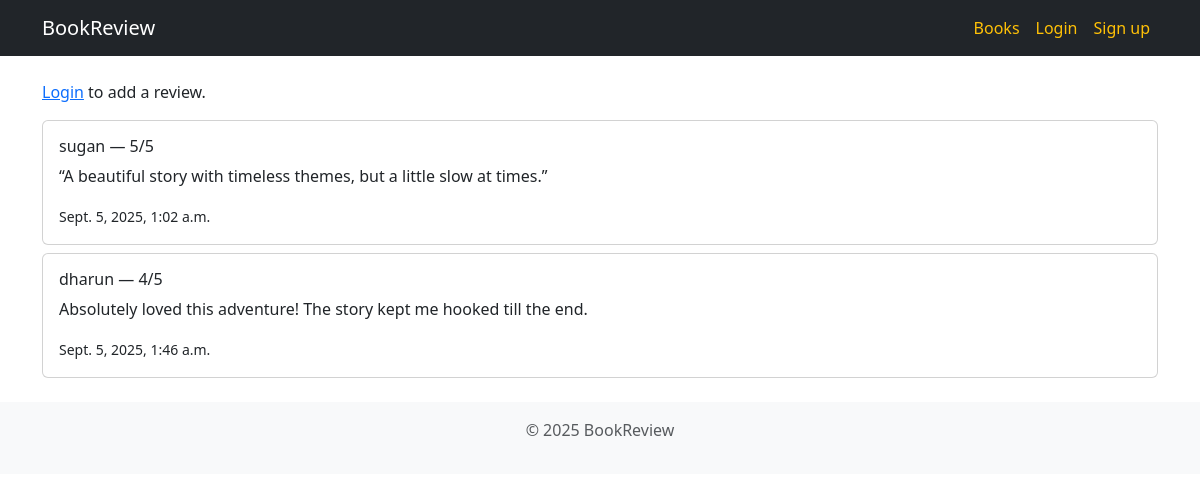
Page /books/1/ on the committed database.
### reviews/models.py (models this page shows)
class Review(models.Model):
    book = models.ForeignKey(Book, on_delete=models.CASCADE, related_name='reviews')
    user = models.ForeignKey(User, on_delete=models.CASCADE, related_name='reviews')
    rating = models.IntegerField(validators=[MinValueValidator(1), MaxValueValidator(5)])
    comment = models.TextField()
    created_at = models.DateTimeField(auto_now_add=True)
    updated_at = models.DateTimeField(auto_now=True)

### reviews/views.py (the view)
# urls.py: path('books/<int:pk>/', views.BookDetailView.as_view(), name='book-detail'),
class BookDetailView(DetailView):
    model = Book
    template_name = "reviews/book_detail.html"
    context_object_name = "book"

### reviews/templates/reviews/book_detail.html (shortened to what this page needs)
{% extends 'reviews/base.html' %}
{% block content %}
{% if user.is_authenticated %}
  <a class="btn btn-primary btn-sm mb-2" href="{% url 'reviews:review-add' book.pk %}">Add Review</a>
{% else %}
  <p><a href="{% url 'login' %}">Login</a> to add a review.</p>
{% endif %}
{% for review in book.reviews.all %}
  <div class="card mb-2">
    <div class="card-body">
      <h6>{{ review.user.username }} — {{ review.rating }}/5</h6>
      <p>{{ review.comment }}</p>
      <small>{{ review.created_at }}</small>
    </div>
  </div>
{% empty %}
  <p>No reviews yet.</p>
{% endfor %}
{% endblock %}

### rows in the picture
Review: user.username "sugan", rating "5", comment "“A beautiful story with timeless themes, but a little slow at times.”", created_at "Sept. 5, 2025, 1:02 a.m."
Review: user.username "dharun", rating "4", comment "Absolutely loved this adventure! The story kept me hooked till the end.", created_at "Sept. 5, 2025, 1:46 a.m."
